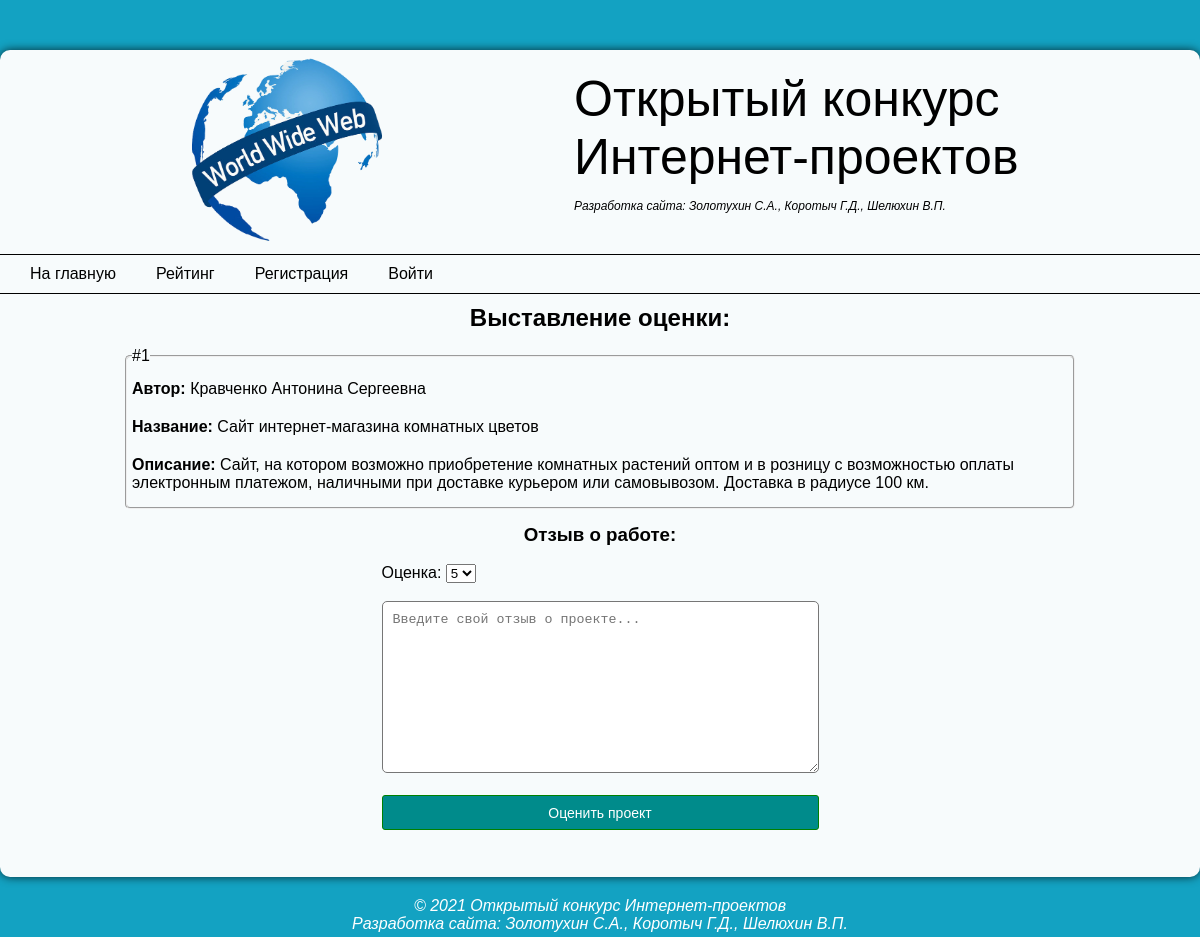
The app's page /vvod_ozenki.php?id=1 with its own data.
### tables this page shows
CREATE TABLE `works` (
  `id` int(255) NOT NULL,
  `name` varchar(255) NOT NULL,
  `title` varchar(255) NOT NULL,
  `description` text NOT NULL,
  `id_login` int(255) NOT NULL
);

### vvod_ozenki.php (the view, shortened to what this page needs)
<?php session_start(); require_once 'connect.php';
   ?>
<!DOCTYPE html>
<html>
<head>
    <link rel="stylesheet" href="main.css">
</head>
<body>
    <main>
      <?php include "header.php";?>
        <section>
            <h1>Выставление оценки:</h1>
            <?php
            $id_work = $_GET['id'];
            $work = mysqli_query($connect, "SELECT * FROM `works` WHERE `id` = '$id_work'");
            while($res = mysqli_fetch_assoc($work)) {
              $id_uchastnika = $res['id'];
              $name_uchastnik = $res['name'];
                echo '<div class="works">
                        <fieldset>
                            <legend>#'.$id_uchastnika.'</legend>
                            <p><b>Автор: </b>'.$name_uchastnik.'</p>
                            <p><b>Название: </b>'.$res["title"].'</p>
                            <p><b>Описание: </b>'.$res["description"].'</p>
                        </fieldset></div>';
            }
            ?>
            <div class="container">
                <h3>Отзыв о работе: </h3><br>
                <form action="" method="post">
                    <span>Оценка: </span>
                   <select name="ozenka" id="">
                       <option value="5">5</option>
                   </select>
                    <div class="clear"></div><br>
                    <textarea name="otzyv" id="" cols="50" rows="10" placeholder="Введите свой отзыв о проекте..."></textarea>
                    <br>
                    <input type="submit" name="send_otzyv"  class="btn" value="Оценить проект">
                </form>
            </div>
        </section>
    </main>
    <footer> &copy; 2021 Открытый конкурс Интернет-проектов <br> Разработка сайта: Золотухин С.А., Коротыч Г.Д., Шелюхин В.П.</footer>
</body>
</html>

### main.css (style rules this page uses)
* { list-style: none; margin: 0; padding: 0; box-sizing: border-box; }
h3 { text-align: center; }
html, body { height: 100%; }
body { font-family: Arial, Verdana, sans-serif; background-color: rgb(19, 162, 194); margin-top: 50px; }
h1 { text-align: center; font-family: Arial, Tahoma; padding: 10px; }
p { padding: 10px 0; }
input { padding: 10px; border-radius: 3px; font-size: 14px; margin-bottom: 7px; border:1px solid green; }
textarea { border-radius: 5px; padding: 10px; }
main { margin: 0px auto; max-width: 1200px; -webkit-box-shadow: 0px 0px 10px 0px rgba(0,0,0,0.75); -moz-box-shadow: 0px 0px 10px 0px rgba(0,0,0,0.75); box-shadow: 0px 0px 10px 0px rgba(0,0,0,0.75); margin-bottom: 20px; background: #f7fbfc; border-radius: 10px; }
main:after { content: ""; display: block; }
footer, main:after { height: 40px; }
footer { text-align: center; font-style: italic; color: white; }
.btn { height: 35px; width: 100%; padding: 5px 15px; color: white; background-color: darkcyan; cursor: pointer; }
.works { width: 80%; padding: 5px; margin: 0 auto; margin-bottom: 10px; }
fieldset { padding: 5px; border-radius: 5px; }
.container { margin: 0 auto; }
section { margin: 0 auto; display: flex; justify-content: space-evenly; flex-wrap: wrap; }

### records on screen
works: id "1", name "Кравченко Антонина Сергеевна", title "Сайт интернет-магазина комнатных цветов", description "Сайт, на котором возможно приобретение комнатных растений оптом и в розницу с возможностью оплаты электронным платежом, наличными при доставке курьером или самовывозом. Доставка в радиусе 100 км."
